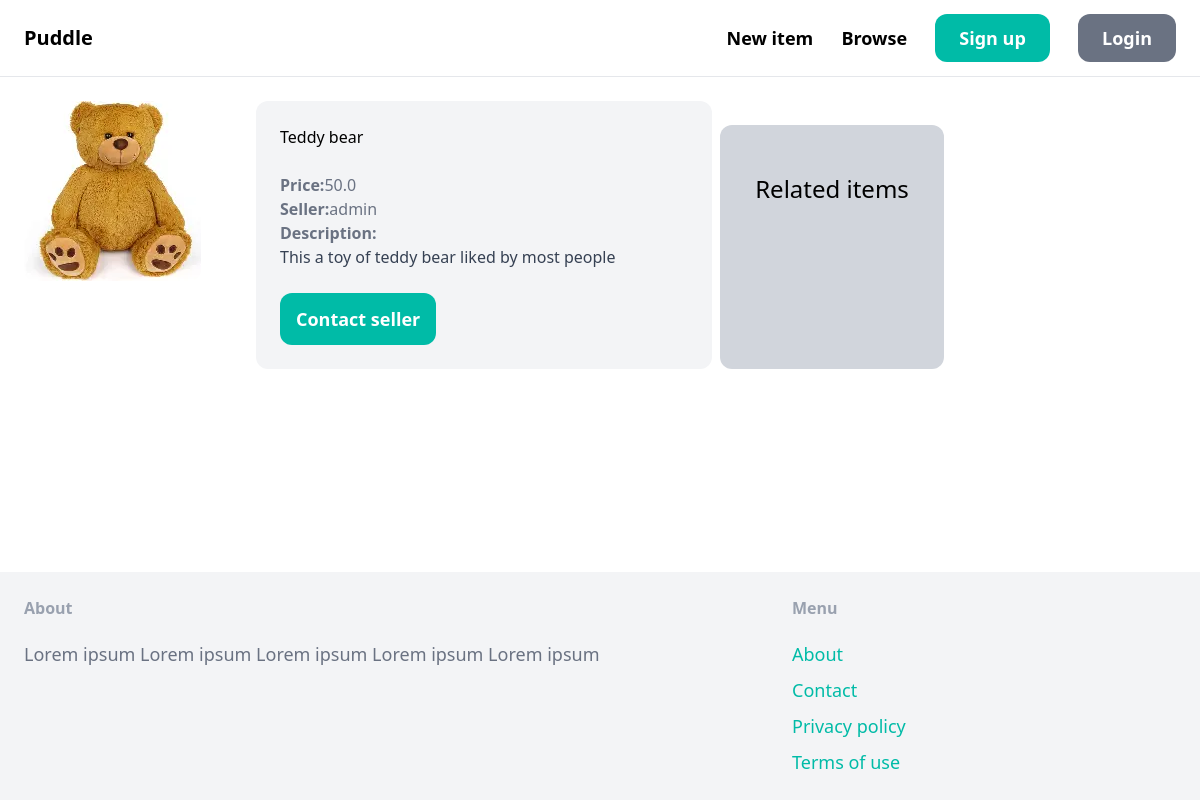
The app's page /item/1, older data.
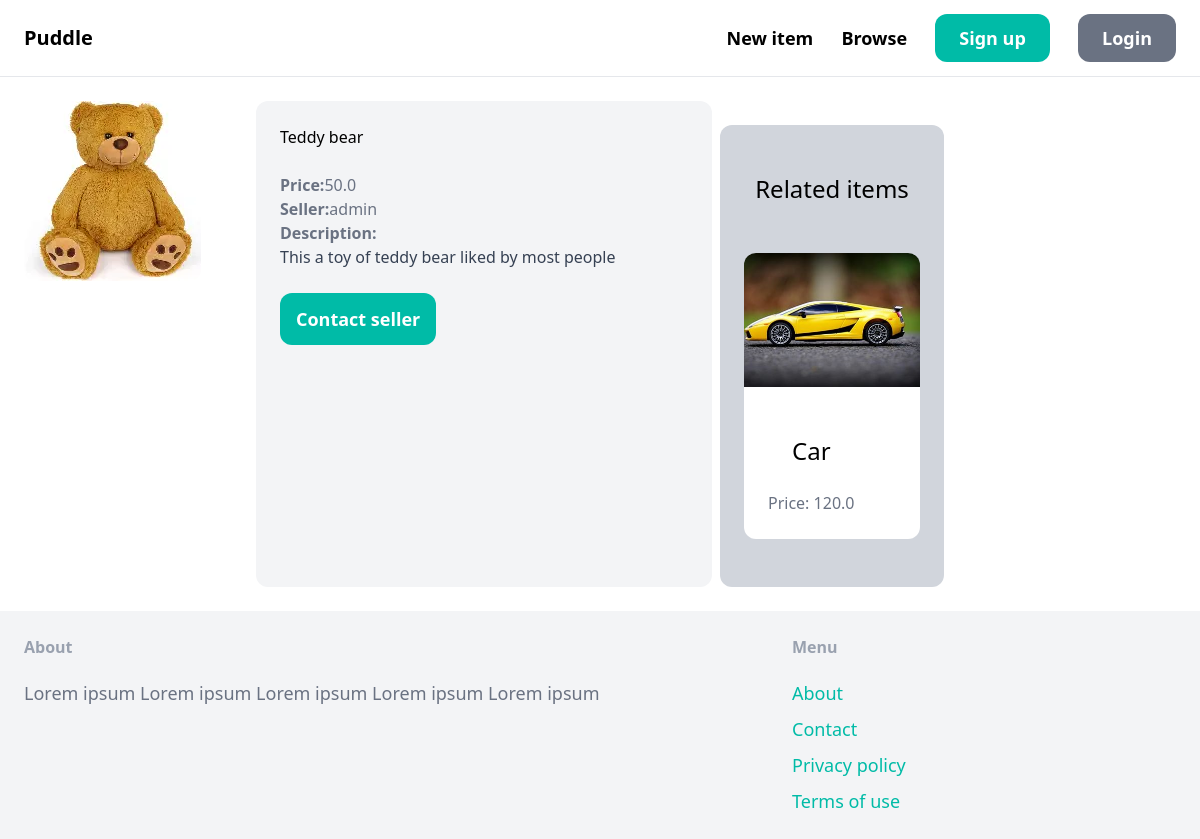
The same page, newer data.
### item/models.py (models this page shows, shortened)
class Item(models.Model):
    category = models.ForeignKey(Category,related_name='items',on_delete=models.CASCADE)
    name = models.CharField(max_length=255)
    description = models.TextField(blank=True,null=True)
    price = models.FloatField()
    image = models.ImageField(upload_to='item_images',blank=True,null=True)
    is_sold = models.BooleanField(default=False)
    created_by = models.ForeignKey(User,related_name='items',on_delete=models.CASCADE)
    created_at = models.DateTimeField(auto_now_add=True)

### item/views.py (the view)
# urls.py: path('<int:primary_key>',detail,name='detail')
def detail(req,primary_key):
    item = get_object_or_404(Item,pk=primary_key)
    related_items = Item.objects.filter(category=item.category,is_sold=False).exclude(pk=primary_key)[0:3]
    return render(req,'item/detail.html',({
        'item':item,
        'related_items':related_items
    }))

### item/templates/item/detail.html (shortened to what this page needs)
{% extends "core/base.html" %}
{% block content%}
    <div class="grid grid-cols-5 gap-2">
        <div class='col-span-1'>
            <img src="{{ item.image.url }}" class='rounded-xl'/>
        </div>
        <div class='col-span-2 p-6 bg-gray-100 rounded-xl'>
            <h1 class='mb-6 text-3x'>{{item.name}}</h1>
            <p class='text-gray-500'><strong>Price:</strong>{{item.price}}</p>
            <p class='text-gray-500'><strong>Seller:</strong>{{item.created_by.username}}</p>
            {% if item.description %}
                <p class='text-gray-700'>
                    <strong class='text-gray-500'>Description:</strong> <br>
                    {{item.description}}
                </p>
            {% endif %}
            <a href='#' class='inline-block mt-6 px-4 py-3 text-lg font-semibold bg-teal-500 hover:bg-teal-700 text-white rounded-xl'>Contact seller</a>
        </div>
        <div class="mt-6 px-6 py-12 bg-gray-300 rounded-xl">
            <h2 class="mb-12 text-2xl text-center">Related items</h2>
            <div class="flex flex-cols-3 gap-4">
                {% for item in related_items %}
                        <a href="{% url 'item:detail' item.id %}">
                        <div>
                            <img src="{{item.image.url}}" class="rounded-t-xl" />
                        </div>
                        <div class="p-6 bg-white rounded-b-xl">
                            <h2 class="p-6 text-2xl">{{item.name}}</h2>
                            <p class="text-gray-500">Price: {{item.price}}</p>
                        </div>
                        </a>
                {% endfor %}
            </div>
        </div>
    </div>
{% endblock %}

Row changes from the older to the newer data that the page shows:
added Item: image (picture), name "Car", price "120.0"
